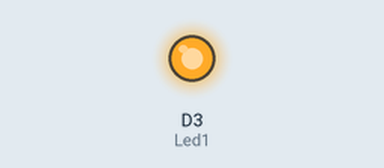
A sketch run on a simulated ESP8266 (NodeMCU). On the bench: output pins drawn as LEDs (lit = HIGH).

Above: at 1.0 s.
At 6.0 s:
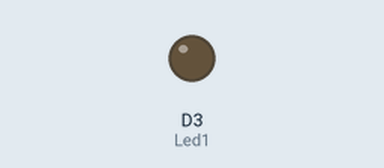
Timing chart, 0 to 19.5 s (numbered marks = the images above):
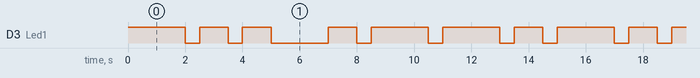

The sketch:

morse_code.ino
```cpp
uint8_t Led1 = D3;

void setup(){
  pinMode (Led1, OUTPUT);
}


void loop() {
  digitalWrite(Led1, HIGH);
  delay(2000);
  digitalWrite(Led1, LOW);
  delay(500);

  digitalWrite(Led1, HIGH);
  delay(1000);
  digitalWrite(Led1, LOW);
  delay(500);

  digitalWrite(Led1, HIGH);
  delay(1000);
  digitalWrite(Led1, LOW);
  delay(2000);

  digitalWrite(Led1, HIGH);
  delay(1000);
  digitalWrite(Led1, LOW);
  delay(500);

  digitalWrite(Led1, HIGH);
  delay(2000);
  digitalWrite(Led1, LOW);
  delay(500);

  digitalWrite(Led1, HIGH);
  delay(2000);
  digitalWrite(Led1, LOW);
  delay(500);

  digitalWrite(Led1, HIGH);
  delay(1000);
  digitalWrite(Led1, LOW);
  delay(500);


}
```

Measured:
- by itself, D3 (Led1): repeats every 15.0 s: 2 × (LOW 0.50 s, HIGH 1.0 s), LOW 2.0 s, HIGH 1.0 s, 2 × (LOW 0.50 s, HIGH 2.0 s), LOW 0.50 s, HIGH 1.0 s, LOW 0.50 s, HIGH 2.0 s
- by itself, everything shown: repeats every 15.0 s, in 14 steps
